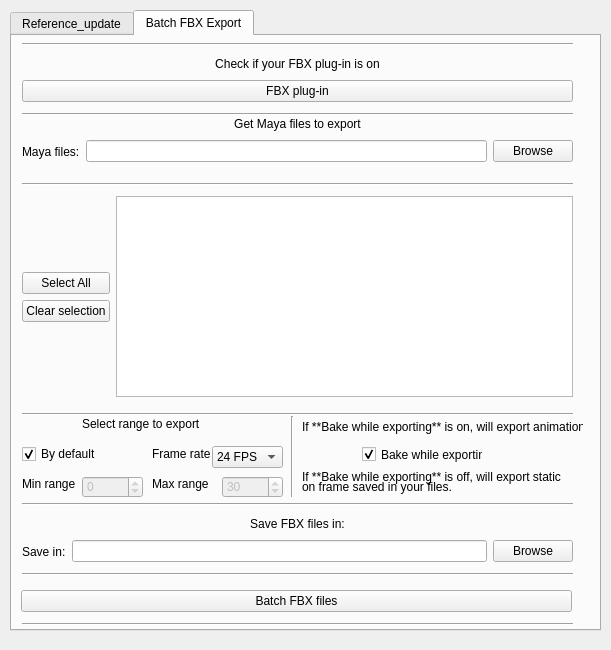
<?xml version="1.0" encoding="UTF-8"?>
<ui version="4.0">
 <class>Form</class>
 <widget class="QWidget" name="Form">
  <property name="geometry">
   <rect>
    <x>0</x>
    <y>0</y>
    <width>611</width>
    <height>650</height>
   </rect>
  </property>
  <property name="windowTitle">
   <string>Form</string>
  </property>
  <widget class="QWidget" name="verticalLayoutWidget">
   <property name="geometry">
    <rect>
     <x>10</x>
     <y>10</y>
     <width>591</width>
     <height>621</height>
    </rect>
   </property>
   <layout class="QVBoxLayout" name="verticalLayout">
    <item>
     <widget class="QTabWidget" name="tabWidget_myPipelineTool">
      <property name="tabShape">
       <enum>QTabWidget::Rounded</enum>
      </property>
      <property name="currentIndex">
       <number>1</number>
      </property>
      <widget class="QWidget" name="tab_single_2">
       <attribute name="title">
        <string>Reference_update</string>
       </attribute>
       <attribute name="toolTip">
        <string>Call latest rig to connect to animations files</string>
       </attribute>
       <widget class="QWidget" name="horizontalLayoutWidget_2">
        <property name="geometry">
         <rect>
          <x>10</x>
          <y>30</y>
          <width>551</width>
          <height>31</height>
         </rect>
        </property>
        <layout class="QHBoxLayout" name="horizontalLayout_2">
         <item>
          <widget class="QLabel" name="label_rig_path_2">
           <property name="text">
            <string>Rig path: </string>
           </property>
          </widget>
         </item>
         <item>
          <widget class="QLineEdit" name="lineEdit_path_latest_rig"/>
         </item>
         <item>
          <widget class="QPushButton" name="pushButton_browse_latest_rig">
           <property name="layoutDirection">
            <enum>Qt::LeftToRight</enum>
           </property>
           <property name="text">
            <string>Browse</string>
           </property>
          </widget>
         </item>
        </layout>
       </widget>
       <widget class="QWidget" name="horizontalLayoutWidget_3">
        <property name="geometry">
         <rect>
          <x>10</x>
          <y>230</y>
          <width>551</width>
          <height>221</height>
         </rect>
        </property>
        <layout class="QHBoxLayout" name="horizontalLayout_3">
         <item>
          <layout class="QVBoxLayout" name="verticalLayout_2">
           <item>
            <spacer name="verticalSpacer_2">
             <property name="orientation">
              <enum>Qt::Vertical</enum>
             </property>
             <property name="sizeHint" stdset="0">
              <size>
               <width>20</width>
               <height>40</height>
              </size>
             </property>
            </spacer>
           </item>
           <item>
            <widget class="QPushButton" name="pushButton_select_all">
             <property name="text">
              <string>Select All</string>
             </property>
            </widget>
           </item>
           <item>
            <widget class="QPushButton" name="pushButton_clear_selection">
             <property name="text">
              <string>Clear selection</string>
             </property>
            </widget>
           </item>
           <item>
            <spacer name="verticalSpacer">
             <property name="orientation">
              <enum>Qt::Vertical</enum>
             </property>
             <property name="sizeHint" stdset="0">
              <size>
               <width>20</width>
               <height>40</height>
              </size>
             </property>
            </spacer>
           </item>
          </layout>
         </item>
         <item>
          <widget class="QListWidget" name="listWidget_ma_files_loaded">
           <property name="selectionMode">
            <enum>QAbstractItemView::MultiSelection</enum>
           </property>
          </widget>
         </item>
        </layout>
       </widget>
       <widget class="Line" name="line">
        <property name="geometry">
         <rect>
          <x>10</x>
          <y>60</y>
          <width>551</width>
          <height>16</height>
         </rect>
        </property>
        <property name="orientation">
         <enum>Qt::Horizontal</enum>
        </property>
       </widget>
       <widget class="Line" name="line_2">
        <property name="geometry">
         <rect>
          <x>10</x>
          <y>0</y>
          <width>551</width>
          <height>16</height>
         </rect>
        </property>
        <property name="orientation">
         <enum>Qt::Horizontal</enum>
        </property>
       </widget>
       <widget class="QWidget" name="horizontalLayoutWidget_5">
        <property name="geometry">
         <rect>
          <x>10</x>
          <y>490</y>
          <width>551</width>
          <height>31</height>
         </rect>
        </property>
        <layout class="QHBoxLayout" name="horizontalLayout_5">
         <item>
          <widget class="QLabel" name="label_save_in">
           <property name="text">
            <string>Save in:</string>
           </property>
          </widget>
         </item>
         <item>
          <widget class="QLineEdit" name="lineEdit_path_save_in"/>
         </item>
         <item>
          <widget class="QPushButton" name="pushButton_save_in">
           <property name="layoutDirection">
            <enum>Qt::LeftToRight</enum>
           </property>
           <property name="text">
            <string>Browse</string>
           </property>
          </widget>
         </item>
        </layout>
       </widget>
       <widget class="Line" name="line_3">
        <property name="geometry">
         <rect>
          <x>10</x>
          <y>460</y>
          <width>551</width>
          <height>16</height>
         </rect>
        </property>
        <property name="orientation">
         <enum>Qt::Horizontal</enum>
        </property>
       </widget>
       <widget class="Line" name="line_4">
        <property name="geometry">
         <rect>
          <x>10</x>
          <y>530</y>
          <width>551</width>
          <height>16</height>
         </rect>
        </property>
        <property name="orientation">
         <enum>Qt::Horizontal</enum>
        </property>
       </widget>
       <widget class="QWidget" name="horizontalLayoutWidget_6">
        <property name="geometry">
         <rect>
          <x>10</x>
          <y>550</y>
          <width>551</width>
          <height>25</height>
         </rect>
        </property>
        <layout class="QHBoxLayout" name="horizontalLayout_6">
         <item>
          <widget class="QPushButton" name="pushButton_save_references_files_updated">
           <property name="text">
            <string>Update reference and save files</string>
           </property>
          </widget>
         </item>
        </layout>
       </widget>
       <widget class="QLabel" name="label">
        <property name="geometry">
         <rect>
          <x>1</x>
          <y>10</y>
          <width>551</width>
          <height>16</height>
         </rect>
        </property>
        <property name="text">
         <string>Call latest rig to update animations files</string>
        </property>
        <property name="alignment">
         <set>Qt::AlignCenter</set>
        </property>
       </widget>
       <widget class="QWidget" name="horizontalLayoutWidget_7">
        <property name="geometry">
         <rect>
          <x>10</x>
          <y>170</y>
          <width>551</width>
          <height>31</height>
         </rect>
        </property>
        <layout class="QHBoxLayout" name="horizontalLayout_7">
         <item>
          <widget class="QLabel" name="label_browse_ma_files">
           <property name="text">
            <string>*.ma files:</string>
           </property>
          </widget>
         </item>
         <item>
          <widget class="QLineEdit" name="lineEdit_browse_ma_files"/>
         </item>
         <item>
          <widget class="QPushButton" name="pushButton_browse_ma_files">
           <property name="layoutDirection">
            <enum>Qt::LeftToRight</enum>
           </property>
           <property name="text">
            <string>Browse</string>
           </property>
          </widget>
         </item>
        </layout>
       </widget>
       <widget class="Line" name="line_5">
        <property name="geometry">
         <rect>
          <x>10</x>
          <y>210</y>
          <width>551</width>
          <height>16</height>
         </rect>
        </property>
        <property name="orientation">
         <enum>Qt::Horizontal</enum>
        </property>
       </widget>
       <widget class="QLabel" name="label_2">
        <property name="geometry">
         <rect>
          <x>10</x>
          <y>150</y>
          <width>551</width>
          <height>16</height>
         </rect>
        </property>
        <property name="text">
         <string>Get Maya (*.ma) files to reference update</string>
        </property>
        <property name="alignment">
         <set>Qt::AlignCenter</set>
        </property>
       </widget>
       <widget class="Line" name="line_6">
        <property name="geometry">
         <rect>
          <x>10</x>
          <y>130</y>
          <width>551</width>
          <height>16</height>
         </rect>
        </property>
        <property name="orientation">
         <enum>Qt::Horizontal</enum>
        </property>
       </widget>
       <widget class="QWidget" name="horizontalLayoutWidget_8">
        <property name="geometry">
         <rect>
          <x>10</x>
          <y>90</y>
          <width>551</width>
          <height>31</height>
         </rect>
        </property>
        <layout class="QHBoxLayout" name="horizontalLayout_8">
         <item>
          <widget class="QCheckBox" name="checkBox_auto_namespace">
           <property name="text">
            <string>Auto Namespace</string>
           </property>
           <property name="checked">
            <bool>true</bool>
           </property>
          </widget>
         </item>
         <item>
          <widget class="QLineEdit" name="lineEdit_new_namespace">
           <property name="enabled">
            <bool>false</bool>
           </property>
          </widget>
         </item>
        </layout>
       </widget>
       <widget class="QLabel" name="label_3">
        <property name="geometry">
         <rect>
          <x>10</x>
          <y>70</y>
          <width>551</width>
          <height>16</height>
         </rect>
        </property>
        <property name="text">
         <string>Don't changue unless you need it !!</string>
        </property>
        <property name="alignment">
         <set>Qt::AlignCenter</set>
        </property>
       </widget>
       <widget class="QLabel" name="label_4">
        <property name="geometry">
         <rect>
          <x>10</x>
          <y>470</y>
          <width>551</width>
          <height>16</height>
         </rect>
        </property>
        <property name="text">
         <string>Save new Maya files in:</string>
        </property>
        <property name="alignment">
         <set>Qt::AlignCenter</set>
        </property>
       </widget>
       <widget class="Line" name="line_7">
        <property name="geometry">
         <rect>
          <x>10</x>
          <y>580</y>
          <width>551</width>
          <height>16</height>
         </rect>
        </property>
        <property name="orientation">
         <enum>Qt::Horizontal</enum>
        </property>
       </widget>
      </widget>
      <widget class="QWidget" name="tab_3">
       <attribute name="title">
        <string>Batch FBX Export</string>
       </attribute>
       <widget class="QLabel" name="label_5">
        <property name="geometry">
         <rect>
          <x>10</x>
          <y>80</y>
          <width>551</width>
          <height>16</height>
         </rect>
        </property>
        <property name="text">
         <string>Get Maya files to export</string>
        </property>
        <property name="alignment">
         <set>Qt::AlignCenter</set>
        </property>
       </widget>
       <widget class="Line" name="line_8">
        <property name="geometry">
         <rect>
          <x>10</x>
          <y>70</y>
          <width>551</width>
          <height>16</height>
         </rect>
        </property>
        <property name="orientation">
         <enum>Qt::Horizontal</enum>
        </property>
       </widget>
       <widget class="Line" name="line_9">
        <property name="geometry">
         <rect>
          <x>10</x>
          <y>140</y>
          <width>551</width>
          <height>16</height>
         </rect>
        </property>
        <property name="orientation">
         <enum>Qt::Horizontal</enum>
        </property>
       </widget>
       <widget class="QWidget" name="horizontalLayoutWidget_9">
        <property name="geometry">
         <rect>
          <x>10</x>
          <y>100</y>
          <width>551</width>
          <height>31</height>
         </rect>
        </property>
        <layout class="QHBoxLayout" name="horizontalLayout_9">
         <item>
          <widget class="QLabel" name="label_browse_maya_files_to_fbx_export">
           <property name="text">
            <string>Maya files:</string>
           </property>
          </widget>
         </item>
         <item>
          <widget class="QLineEdit" name="lineEdit_browse_maya_files_to_fbx_export"/>
         </item>
         <item>
          <widget class="QPushButton" name="pushButton_browse_maya_files_to_fbx_export">
           <property name="layoutDirection">
            <enum>Qt::LeftToRight</enum>
           </property>
           <property name="text">
            <string>Browse</string>
           </property>
          </widget>
         </item>
        </layout>
       </widget>
       <widget class="QWidget" name="horizontalLayoutWidget_4">
        <property name="geometry">
         <rect>
          <x>10</x>
          <y>160</y>
          <width>551</width>
          <height>201</height>
         </rect>
        </property>
        <layout class="QHBoxLayout" name="horizontalLayout_4">
         <item>
          <layout class="QVBoxLayout" name="verticalLayout_3">
           <item>
            <spacer name="verticalSpacer_3">
             <property name="orientation">
              <enum>Qt::Vertical</enum>
             </property>
             <property name="sizeHint" stdset="0">
              <size>
               <width>20</width>
               <height>40</height>
              </size>
             </property>
            </spacer>
           </item>
           <item>
            <widget class="QPushButton" name="pushButton_select_all_to_fbx_export">
             <property name="text">
              <string>Select All</string>
             </property>
            </widget>
           </item>
           <item>
            <widget class="QPushButton" name="pushButton_clear_selection_to_fbx_export">
             <property name="text">
              <string>Clear selection</string>
             </property>
            </widget>
           </item>
           <item>
            <spacer name="verticalSpacer_4">
             <property name="orientation">
              <enum>Qt::Vertical</enum>
             </property>
             <property name="sizeHint" stdset="0">
              <size>
               <width>20</width>
               <height>40</height>
              </size>
             </property>
            </spacer>
           </item>
          </layout>
         </item>
         <item>
          <widget class="QListWidget" name="listWidget_maya_files_loaded_to_fbx_export">
           <property name="selectionMode">
            <enum>QAbstractItemView::MultiSelection</enum>
           </property>
          </widget>
         </item>
        </layout>
       </widget>
       <widget class="Line" name="line_10">
        <property name="geometry">
         <rect>
          <x>10</x>
          <y>370</y>
          <width>551</width>
          <height>16</height>
         </rect>
        </property>
        <property name="orientation">
         <enum>Qt::Horizontal</enum>
        </property>
       </widget>
       <widget class="QLabel" name="label_6">
        <property name="geometry">
         <rect>
          <x>10</x>
          <y>480</y>
          <width>551</width>
          <height>16</height>
         </rect>
        </property>
        <property name="text">
         <string>Save FBX files in:</string>
        </property>
        <property name="alignment">
         <set>Qt::AlignCenter</set>
        </property>
       </widget>
       <widget class="QWidget" name="horizontalLayoutWidget_10">
        <property name="geometry">
         <rect>
          <x>10</x>
          <y>500</y>
          <width>551</width>
          <height>31</height>
         </rect>
        </property>
        <layout class="QHBoxLayout" name="horizontalLayout_10">
         <item>
          <widget class="QLabel" name="label_save_in_to_fbx_export">
           <property name="text">
            <string>Save in:</string>
           </property>
          </widget>
         </item>
         <item>
          <widget class="QLineEdit" name="lineEdit_path_save_in_to_fbx_export"/>
         </item>
         <item>
          <widget class="QPushButton" name="pushButton_save_in_to_fbx_export">
           <property name="layoutDirection">
            <enum>Qt::LeftToRight</enum>
           </property>
           <property name="text">
            <string>Browse</string>
           </property>
          </widget>
         </item>
        </layout>
       </widget>
       <widget class="Line" name="line_11">
        <property name="geometry">
         <rect>
          <x>10</x>
          <y>530</y>
          <width>551</width>
          <height>16</height>
         </rect>
        </property>
        <property name="orientation">
         <enum>Qt::Horizontal</enum>
        </property>
       </widget>
       <widget class="Line" name="line_12">
        <property name="geometry">
         <rect>
          <x>10</x>
          <y>460</y>
          <width>551</width>
          <height>16</height>
         </rect>
        </property>
        <property name="orientation">
         <enum>Qt::Horizontal</enum>
        </property>
       </widget>
       <widget class="Line" name="line_13">
        <property name="geometry">
         <rect>
          <x>10</x>
          <y>580</y>
          <width>551</width>
          <height>16</height>
         </rect>
        </property>
        <property name="orientation">
         <enum>Qt::Horizontal</enum>
        </property>
       </widget>
       <widget class="QLabel" name="label_7">
        <property name="geometry">
         <rect>
          <x>70</x>
          <y>380</y>
          <width>131</width>
          <height>16</height>
         </rect>
        </property>
        <property name="text">
         <string>Select range to export</string>
        </property>
       </widget>
       <widget class="QCheckBox" name="checkBox_range_by_default">
        <property name="enabled">
         <bool>true</bool>
        </property>
        <property name="geometry">
         <rect>
          <x>10</x>
          <y>410</y>
          <width>81</width>
          <height>16</height>
         </rect>
        </property>
        <property name="text">
         <string>By default</string>
        </property>
        <property name="checked">
         <bool>true</bool>
        </property>
       </widget>
       <widget class="QSpinBox" name="spinBox_minimum_range">
        <property name="enabled">
         <bool>false</bool>
        </property>
        <property name="geometry">
         <rect>
          <x>70</x>
          <y>440</y>
          <width>61</width>
          <height>22</height>
         </rect>
        </property>
        <property name="frame">
         <bool>true</bool>
        </property>
        <property name="readOnly">
         <bool>false</bool>
        </property>
        <property name="minimum">
         <number>-100</number>
        </property>
        <property name="maximum">
         <number>1000</number>
        </property>
       </widget>
       <widget class="QLabel" name="label_8">
        <property name="geometry">
         <rect>
          <x>10</x>
          <y>440</y>
          <width>71</width>
          <height>16</height>
         </rect>
        </property>
        <property name="text">
         <string>Min range</string>
        </property>
       </widget>
       <widget class="QLabel" name="label_9">
        <property name="geometry">
         <rect>
          <x>140</x>
          <y>440</y>
          <width>61</width>
          <height>16</height>
         </rect>
        </property>
        <property name="text">
         <string>Max range</string>
        </property>
       </widget>
       <widget class="QSpinBox" name="spinBox_maximum_range">
        <property name="enabled">
         <bool>false</bool>
        </property>
        <property name="geometry">
         <rect>
          <x>210</x>
          <y>440</y>
          <width>61</width>
          <height>22</height>
         </rect>
        </property>
        <property name="layoutDirection">
         <enum>Qt::LeftToRight</enum>
        </property>
        <property name="frame">
         <bool>true</bool>
        </property>
        <property name="readOnly">
         <bool>false</bool>
        </property>
        <property name="minimum">
         <number>-100</number>
        </property>
        <property name="maximum">
         <number>1000</number>
        </property>
        <property name="value">
         <number>30</number>
        </property>
       </widget>
       <widget class="QComboBox" name="comboBox_frame_rate">
        <property name="geometry">
         <rect>
          <x>200</x>
          <y>410</y>
          <width>71</width>
          <height>22</height>
         </rect>
        </property>
        <property name="mouseTracking">
         <bool>false</bool>
        </property>
        <item>
         <property name="text">
          <string>24 FPS</string>
         </property>
        </item>
        <item>
         <property name="text">
          <string>30 FPS</string>
         </property>
        </item>
        <item>
         <property name="text">
          <string>60 FPS</string>
         </property>
        </item>
        <item>
         <property name="text">
          <string>120 FPS</string>
         </property>
        </item>
       </widget>
       <widget class="QLabel" name="label_10">
        <property name="geometry">
         <rect>
          <x>140</x>
          <y>410</y>
          <width>81</width>
          <height>16</height>
         </rect>
        </property>
        <property name="text">
         <string>Frame rate</string>
        </property>
       </widget>
       <widget class="QWidget" name="verticalLayoutWidget_2">
        <property name="geometry">
         <rect>
          <x>9</x>
          <y>550</y>
          <width>551</width>
          <height>31</height>
         </rect>
        </property>
        <layout class="QVBoxLayout" name="verticalLayout_4">
         <item>
          <widget class="QPushButton" name="pushButton_batch_to_fbx_export">
           <property name="text">
            <string>Batch FBX files</string>
           </property>
          </widget>
         </item>
        </layout>
       </widget>
       <widget class="QWidget" name="verticalLayoutWidget_3">
        <property name="geometry">
         <rect>
          <x>10</x>
          <y>40</y>
          <width>551</width>
          <height>31</height>
         </rect>
        </property>
        <layout class="QVBoxLayout" name="verticalLayout_5">
         <item>
          <widget class="QPushButton" name="pushButton_turn_on_plugin_fbx_export">
           <property name="text">
            <string>FBX plug-in</string>
           </property>
          </widget>
         </item>
        </layout>
       </widget>
       <widget class="QLabel" name="label_11">
        <property name="geometry">
         <rect>
          <x>10</x>
          <y>20</y>
          <width>551</width>
          <height>16</height>
         </rect>
        </property>
        <property name="text">
         <string>Check if your FBX plug-in is on</string>
        </property>
        <property name="alignment">
         <set>Qt::AlignCenter</set>
        </property>
       </widget>
       <widget class="Line" name="line_14">
        <property name="geometry">
         <rect>
          <x>10</x>
          <y>0</y>
          <width>551</width>
          <height>16</height>
         </rect>
        </property>
        <property name="orientation">
         <enum>Qt::Horizontal</enum>
        </property>
       </widget>
       <widget class="Line" name="line_15">
        <property name="geometry">
         <rect>
          <x>270</x>
          <y>380</y>
          <width>20</width>
          <height>81</height>
         </rect>
        </property>
        <property name="orientation">
         <enum>Qt::Vertical</enum>
        </property>
       </widget>
       <widget class="QCheckBox" name="checkBox_bake_while_export">
        <property name="geometry">
         <rect>
          <x>350</x>
          <y>410</y>
          <width>121</width>
          <height>17</height>
         </rect>
        </property>
        <property name="text">
         <string>Bake while exporting</string>
        </property>
        <property name="checked">
         <bool>true</bool>
        </property>
       </widget>
       <widget class="QLabel" name="label_12">
        <property name="geometry">
         <rect>
          <x>290</x>
          <y>380</y>
          <width>281</width>
          <height>21</height>
         </rect>
        </property>
        <property name="text">
         <string>If **Bake while exporting** is on, will export animation.</string>
        </property>
       </widget>
       <widget class="QLabel" name="label_13">
        <property name="geometry">
         <rect>
          <x>290</x>
          <y>430</y>
          <width>261</width>
          <height>21</height>
         </rect>
        </property>
        <property name="text">
         <string>If **Bake while exporting** is off, will export static</string>
        </property>
       </widget>
       <widget class="QLabel" name="label_14">
        <property name="geometry">
         <rect>
          <x>290</x>
          <y>440</y>
          <width>251</width>
          <height>21</height>
         </rect>
        </property>
        <property name="text">
         <string>on frame saved in your files.</string>
        </property>
       </widget>
      </widget>
     </widget>
    </item>
   </layout>
  </widget>
 </widget>
 <resources/>
 <connections>
  <connection>
   <sender>checkBox_auto_namespace</sender>
   <signal>toggled(bool)</signal>
   <receiver>lineEdit_new_namespace</receiver>
   <slot>setDisabled(bool)</slot>
   <hints>
    <hint type="sourcelabel">
     <x>75</x>
     <y>138</y>
    </hint>
    <hint type="destinationlabel">
     <x>342</x>
     <y>127</y>
    </hint>
   </hints>
  </connection>
 </connections>
</ui>
